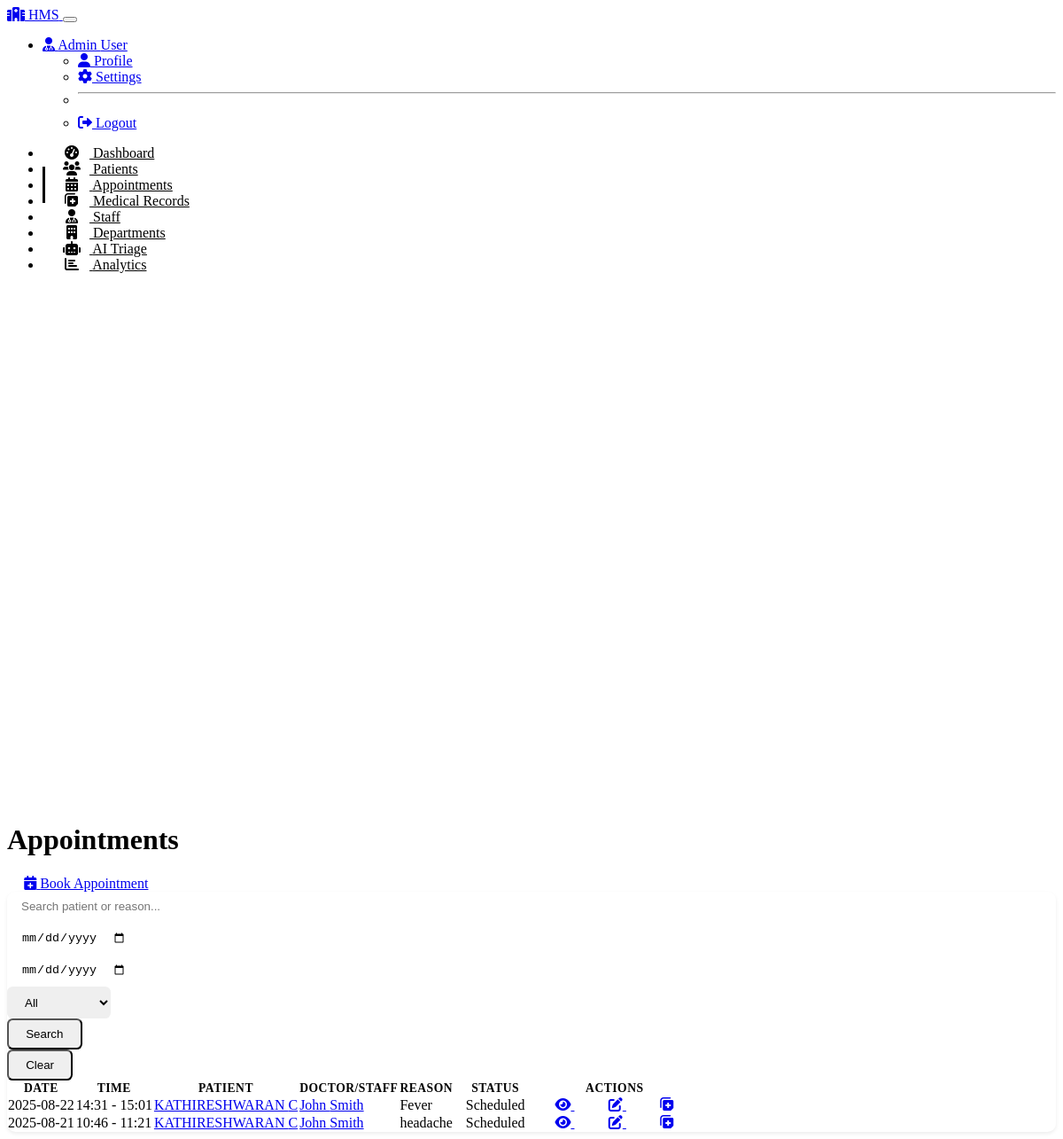
The page /appointments (signed in) on the database its author committed.
### models.py (models this page shows, shortened)
class User(UserMixin, db.Model):
    id = db.Column(db.Integer, primary_key=True)
    username = db.Column(db.String(64), unique=True, nullable=False)
    email = db.Column(db.String(120), unique=True, nullable=False)
    password_hash = db.Column(db.String(256), nullable=False)
    first_name = db.Column(db.String(100), nullable=False)
    last_name = db.Column(db.String(100), nullable=False)
    role_id = db.Column(db.Integer, db.ForeignKey('role.id'))
    is_active = db.Column(db.Boolean, default=True)
    created_at = db.Column(db.DateTime, default=datetime.utcnow)

class Appointment(db.Model):
    id = db.Column(db.Integer, primary_key=True)
    patient_id = db.Column(db.Integer, db.ForeignKey('patient.id'), nullable=False)
    staff_id = db.Column(db.Integer, db.ForeignKey('staff.id'), nullable=False)
    date = db.Column(db.Date, nullable=False)
    start_time = db.Column(db.Time, nullable=False)
    end_time = db.Column(db.Time, nullable=False)
    reason = db.Column(db.String(200), nullable=False)
    status = db.Column(db.String(20), default='Scheduled')  # 'Scheduled', 'Completed', 'Cancelled'
    notes = db.Column(db.Text)
    created_at = db.Column(db.DateTime, default=datetime.utcnow)
    updated_at = db.Column(db.DateTime, default=datetime.utcnow, onupdate=datetime.utcnow)

class Patient(db.Model):
    id = db.Column(db.Integer, primary_key=True)
    first_name = db.Column(db.String(100), nullable=False)
    last_name = db.Column(db.String(100), nullable=False)
    date_of_birth = db.Column(db.Date, nullable=False)
    gender = db.Column(db.String(20), nullable=False)
    blood_type = db.Column(db.String(10))
    phone = db.Column(db.String(20), nullable=False)
    email = db.Column(db.String(120))
    address = db.Column(db.String(200), nullable=False)
    emergency_contact = db.Column(db.String(100))
    emergency_phone = db.Column(db.String(20))
    insurance_provider = db.Column(db.String(100))
    insurance_id = db.Column(db.String(100))
    created_at = db.Column(db.DateTime, default=datetime.utcnow)
    updated_at = db.Column(db.DateTime, default=datetime.utcnow, onupdate=datetime.utcnow)
    records = db.relationship('MedicalRecord', backref='patient', lazy='dynamic')
    appointments = db.relationship('Appointment', backref='patient', lazy='dynamic')

### routes.py (the view, shortened to what this page needs)
@app.route('/appointments')
@login_required
def appointments():
    search_form = AppointmentSearchForm(request.args)
    page = request.args.get('page', 1, type=int)
    per_page = 10
    search_term = request.args.get('search_term', '')
    date_from = request.args.get('date_from', '')
    date_to = request.args.get('date_to', '')
    status = request.args.get('status', '')
    if date_from:
        try:
            date_from = datetime.strptime(date_from, '%Y-%m-%d').date()
        except ValueError:
            date_from = None
    if date_to:
        try:
            date_to = datetime.strptime(date_to, '%Y-%m-%d').date()
        except ValueError:
            date_to = None
    query = Appointment.query
    if date_from:
        query = query.filter(Appointment.date >= date_from)
    if date_to:
        query = query.filter(Appointment.date <= date_to)
    if status:
        query = query.filter(Appointment.status == status)
    query = query.order_by(Appointment.date.desc(), Appointment.start_time.desc())
    appointments_pagination = query.paginate(page=page, per_page=per_page)
    return render_template(
        'appointments/index.html',
        title='Appointments',
        appointments=appointments_pagination.items,
        pagination=appointments_pagination,
        search_form=search_form,
        search_term=search_term,
        date_from=date_from,
        date_to=date_to,
        status=status
    )

### templates/appointments/index.html (shortened to what this page needs)
{% extends "base.html" %}
{% block header %}Appointments{% endblock %}
{% block header_buttons %}
<a href="{{ url_for('book_appointment') }}" class="btn btn-info">
    <i class="fas fa-calendar-plus me-2"></i> Book Appointment
</a>
{% endblock %}
{% block content %}
<div class="card shadow-sm mb-4">
    <div class="card-body">
        <form method="get" action="{{ url_for('appointments') }}" class="row g-3 mb-4">
            <div class="col-md-3">
                {{ search_form.search_term(class="form-control", placeholder="Search patient or reason...", value=search_term) }}
            </div>
            <div class="col-md-2">
                {{ search_form.date_from(class="form-control", type="date", placeholder="From date", value=date_from) }}
            </div>
            <div class="col-md-2">
                {{ search_form.date_to(class="form-control", type="date", placeholder="To date", value=date_to) }}
            </div>
            <div class="col-md-2">
                {{ search_form.status(class="form-select", value=status) }}
            </div>
            <div class="col-md-2">
                {{ search_form.submit(class="btn btn-info w-100") }}
            </div>
            <div class="col-md-1">
                <button type="button" class="btn btn-outline-secondary w-100 clear-search">Clear</button>
            </div>
        </form>
        {% if appointments %}
        <div class="table-responsive">
            <table class="table table-hover">
                <thead>
                    <tr>
                        <th>Date</th>
                        <th>Time</th>
                        <th>Patient</th>
                        <th>Doctor/Staff</th>
                        <th>Reason</th>
                        <th>Status</th>
                        <th>Actions</th>
                    </tr>
                </thead>
                <tbody>
                    {% for appointment in appointments %}
                    <tr>
                        <td>{{ appointment.date.strftime('%Y-%m-%d') }}</td>
                        <td>{{ appointment.start_time.strftime('%H:%M') }} - {{ appointment.end_time.strftime('%H:%M') }}</td>
                        <td>
                            <a href="{{ url_for('view_patient', id=appointment.patient.id) }}" class="text-decoration-none">
                                {{ appointment.patient.first_name }} {{ appointment.patient.last_name }}
                            </a>
                        </td>
                        <td>
                            <a href="{{ url_for('view_staff', id=appointment.staff.id) }}" class="text-decoration-none">
                                {{ appointment.staff.user.first_name }} {{ appointment.staff.user.last_name }}
                            </a>
                        </td>
                        <td>{{ appointment.reason|truncate(30) }}</td>
                        <td>
                            <span class="badge rounded-pill
                                {% if appointment.status == 'Scheduled' %}bg-info
                                {% elif appointment.status == 'Completed' %}bg-success
                                {% else %}bg-danger{% endif %}">
                                {{ appointment.status }}
                            </span>
                        </td>
                        <td>
                            <div class="btn-group" role="group">
                                <a href="{{ url_for('view_appointment', id=appointment.id) }}" class="btn btn-sm btn-outline-info"
                                   data-bs-toggle="tooltip" title="View Appointment">
                                    <i class="fas fa-eye"></i>
                                </a>
                                <a href="{{ url_for('edit_appointment', id=appointment.id) }}" class="btn btn-sm btn-outline-secondary"
                                   data-bs-toggle="tooltip" title="Edit Appointment">
                                    <i class="fas fa-edit"></i>
                                </a>
                                <a href="{{ url_for('add_record') }}?patient_id={{ appointment.patient.id }}" class="btn btn-sm btn-outline-primary"
                                   data-bs-toggle="tooltip" title="Add Medical Record">
                                    <i class="fas fa-notes-medical"></i>
                                </a>
                            </div>
                        </td>
                    </tr>
                    {% endfor %}
                </tbody>
            </table>
        </div>
        {% endif %}
    </div>
</div>
{% endblock %}

### templates/base.html (shortened to what this page needs)
<!DOCTYPE html>
<html lang="en" data-bs-theme="dark">
<head>
    <link rel="stylesheet" href="https://cdn.replit.com/agent/bootstrap-agent-dark-theme.min.css">
    <link rel="stylesheet" href="https://cdnjs.cloudflare.com/ajax/libs/font-awesome/6.0.0/css/all.min.css">
    <link rel="stylesheet" href="{{ url_for('static', filename='css/custom.css') }}">
</head>
<body>
    {% if current_user.is_authenticated %}
    <nav class="navbar navbar-expand-lg navbar-hospital">
        <div class="container-fluid">
            <a class="navbar-brand d-flex align-items-center" href="{{ url_for('dashboard') }}">
                <i class="fas fa-hospital me-2 text-info"></i>
                <span>HMS</span>
            </a>
            <button class="navbar-toggler" type="button" data-bs-toggle="collapse" data-bs-target="#navbarNav"
                    aria-controls="navbarNav" aria-expanded="false" aria-label="Toggle navigation">
            </button>
            <div class="collapse navbar-collapse" id="navbarNav">
                <ul class="navbar-nav ms-auto">
                    <li class="nav-item dropdown">
                        <a class="nav-link dropdown-toggle" href="#" id="navbarDropdown" role="button"
                            data-bs-toggle="dropdown" aria-expanded="false">
                            <i class="fas fa-user-md me-1"></i> {{ current_user.first_name }} {{ current_user.last_name }}
                        </a>
                        <ul class="dropdown-menu dropdown-menu-end" aria-labelledby="navbarDropdown">
                            <li><a class="dropdown-item" href="{{ url_for('profile') }}"><i class="fas fa-user me-2"></i> Profile</a></li>
                            <li><a class="dropdown-item" href="{{ url_for('settings') }}"><i class="fas fa-cog me-2"></i> Settings</a></li>
                            <li><hr class="dropdown-divider"></li>
                            <li><a class="dropdown-item" href="{{ url_for('logout') }}"><i class="fas fa-sign-out-alt me-2"></i> Logout</a></li>
                        </ul>
                    </li>
                </ul>
            </div>
        </div>
    </nav>
    <div class="container-fluid">
        <div class="row">
            <div class="col-lg-2 col-md-3 px-0">
                <div class="sidebar py-3">
                    <ul class="nav flex-column">
                        <li class="nav-item">
                            <a class="nav-link {% if request.path == url_for('dashboard') %}active{% endif %}"
                               href="{{ url_for('dashboard') }}">
                                <i class="fas fa-tachometer-alt"></i> Dashboard
                            </a>
                        </li>
                        <li class="nav-item">
                            <a class="nav-link {% if '/patients' in request.path %}active{% endif %}"
                               href="{{ url_for('patients') }}">
                                <i class="fas fa-users"></i> Patients
                            </a>
                        </li>
                        <li class="nav-item">
                            <a class="nav-link {% if '/appointments' in request.path %}active{% endif %}"
                               href="{{ url_for('appointments') }}">
                                <i class="fas fa-calendar-alt"></i> Appointments
                            </a>
                        </li>
                        <li class="nav-item">
                            <a class="nav-link {% if '/records' in request.path %}active{% endif %}"
                               href="{{ url_for('records') }}">
                                <i class="fas fa-notes-medical"></i> Medical Records
                            </a>
                        </li>
                        <li class="nav-item">
                            <a class="nav-link {% if '/staff' in request.path %}active{% endif %}"
                               href="{{ url_for('staff') }}">
                                <i class="fas fa-user-md"></i> Staff
                            </a>
                        </li>
                        <li class="nav-item">
                            <a class="nav-link {% if '/departments' in request.path %}active{% endif %}"
                               href="{{ url_for('departments') }}">
                                <i class="fas fa-building"></i> Departments
                            </a>
                        </li>
                        {% if current_user.role.name in ['Doctor', 'Nurse', 'Admin'] %}
                        <li class="nav-item">
                            <a class="nav-link {% if '/triage' in request.path %}active{% endif %}"
                               href="{{ url_for('triage') }}">
                                <i class="fas fa-robot"></i> AI Triage
                            </a>
                        </li>
                        {% endif %}
                        {% if current_user.role.name == 'Admin' %}
                        <li class="nav-item">
                            <a class="nav-link {% if '/analytics' in request.path %}active{% endif %}"
                               href="{{ url_for('analytics') }}">
                                <i class="fas fa-chart-bar"></i> Analytics
                            </a>
                        </li>
                        {% endif %}
                    </ul>
                </div>
            </div>
            <div class="col-lg-10 col-md-9 py-4">
                <div class="d-flex justify-content-between align-items-center mb-4">
                    <h1 class="h2">{% block header %}{% endblock %}</h1>
                    <div>
                        {% block header_buttons %}{% endblock %}
                    </div>
                </div>
                {% block content %}{% endblock %}
            </div>
        </div>
    </div>
    {% endif %}
</body>
</html>

### rows shown on the page
User: first_name "Admin", last_name "User"
Appointment: date "2025-08-22", start_time "14:31", end_time "15:01", patient.first_name "KATHIRESHWARAN", patient.last_name "C", staff.user.first_name "John", staff.user.last_name "Smith", reason "Fever", status "Scheduled"
Appointment: date "2025-08-21", start_time "10:46", end_time "11:21", patient.first_name "KATHIRESHWARAN", patient.last_name "C", staff.user.first_name "John", staff.user.last_name "Smith", reason "headache", status "Scheduled"
